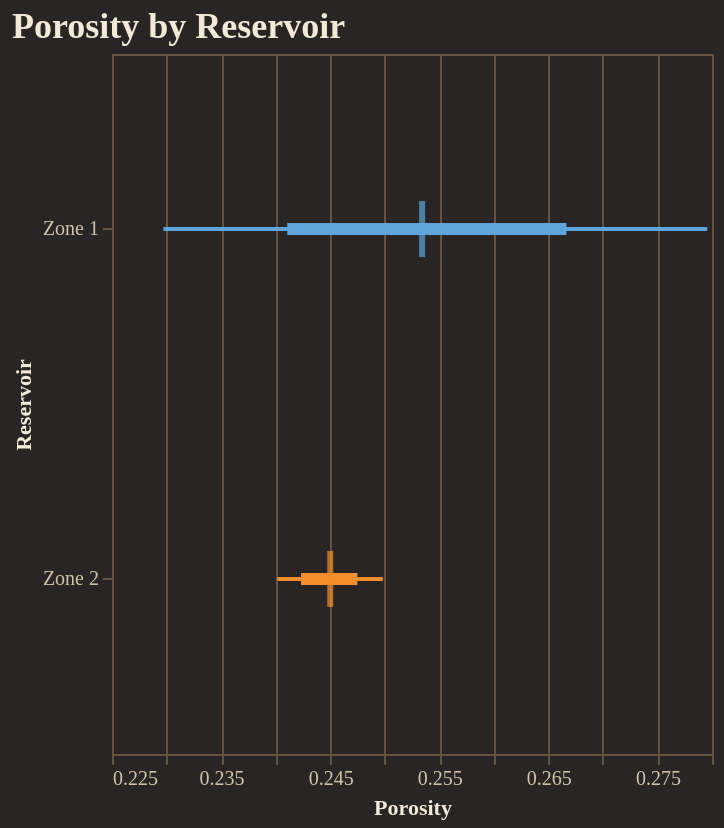

The notebook cell saved with this chart:
### Code cell
fig = reporter.plotter.forest_plot(
    "Porosity", 
    backend=PLOTTING_BACKEND
)
fig.show()

### Figure 1 — Vega-Lite specification as saved in the notebook (floating-point values rounded to 4 significant figures)
{"config": {"background": "#292524", "view": {"fill": "#292524", "stroke": "#665340"}, "title": {"color": "#f4e9d7", "font": "Merriweather", "fontSize": 18, "fontWeight": 600, "subtitleColor": "#d5c2a6", "anchor": "start"}, "axis": {"domainColor": "#665340", "gridColor": "#665340", "tickColor": "#665340", "labelColor": "#d5c2a6", "titleColor": "#f4e9d7", "labelFont": "Merriweather", "titleFont": "Merriweather"}, "legend": {"titleColor": "#f4e9d7", "labelColor": "#d5c2a6", "labelFont": "Merriweather", "titleFont": "Merriweather", "orient": "top-right", "symbolType": "circle"}, "header": {"labelColor": "#d5c2a6", "titleColor": "#f4e9d7", "labelFont": "Merriweather", "titleFont": "Merriweather"}, "mark": {"color": "#c78d3b"}, "line": {"color": "#c78d3b"}, "bar": {"color": "#c78d3b"}, "point": {"color": "#ddb06d"}, "area": {"color": "#c78d3b", "opacity": 0.35}, "text": {"color": "#f4e9d7", "font": "Merriweather"}, "range": {"category": ["#5DA5DA", "#F28E2B", "#59C36A", "#E15759", "#B07AA1", "#4ECDC4", "#FF9DA7", "#EDC948"]}}, "layer": [{"mark": {"type": "rule", "strokeWidth": 2}, "encoding": {"color": {"field": "group", "legend": null, "type": "nominal"}, "x": {"field": "p10", "scale": {"zero": false}, "title": "Porosity", "type": "quantitative"}, "x2": {"field": "p90"}, "y": {"field": "group", "sort": ["Zone 1", "Zone 2"], "title": "Reservoir", "type": "nominal"}}}, {"mark": {"type": "rule", "strokeWidth": 6}, "encoding": {"color": {"field": "group", "legend": null, "type": "nominal"}, "x": {"field": "p25", "scale": {"zero": false}, "title": "Porosity", "type": "quantitative"}, "x2": {"field": "p75"}, "y": {"field": "group", "sort": ["Zone 1", "Zone 2"], "title": "Reservoir", "type": "nominal"}}}, {"mark": {"type": "tick", "color": "black", "size": 28, "thickness": 3}, "encoding": {"color": {"field": "group", "legend": null, "type": "nominal"}, "tooltip": [{"field": "group", "title": "Group", "type": "nominal"}, {"field": "p10", "title": "P10", "type": "quantitative"}, {"field": "p25", "title": "P25", "type": "quantitative"}, {"field": "median", "title": "Median", "type": "quantitative"}, {"field": "p75", "title": "P75", "type": "quantitative"}, {"field": "p90", "title": "P90", "type": "quantitative"}], "x": {"field": "median", "scale": {"zero": false}, "title": "Porosity", "type": "quantitative"}, "y": {"field": "group", "sort": ["Zone 1", "Zone 2"], "title": "Reservoir", "type": "nominal"}}}], "data": {"name": "data-609636b7402f0b6c4689a11ab4b33f84"}, "height": 350, "title": "Porosity by Reservoir", "width": "container", "$schema": "https://vega.github.io/schema/vega-lite/v5.20.1.json", "datasets": {"data-609636b7402f0b6c4689a11ab4b33f84": [{"group": "Zone 1", "p10": 0.2297, "p25": 0.2411, "median": 0.2534, "p75": 0.2667, "p90": 0.2796}, {"group": "Zone 2", "p10": 0.2402, "p25": 0.2423, "median": 0.245, "p75": 0.2475, "p90": 0.2498}]}}
